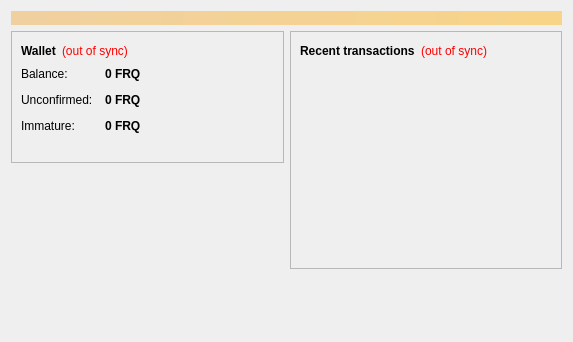
<?xml version="1.0" encoding="UTF-8"?>
<ui version="4.0">
 <class>OverviewPage</class>
 <widget class="QWidget" name="OverviewPage">
  <property name="geometry">
   <rect>
    <x>0</x>
    <y>0</y>
    <width>573</width>
    <height>342</height>
   </rect>
  </property>
  <property name="windowTitle">
   <string>Form</string>
  </property>
  <layout class="QVBoxLayout" name="topLayout">
   <item>
    <widget class="QLabel" name="labelAlerts">
     <property name="visible">
      <bool>false</bool>
     </property>
     <property name="styleSheet">
      <string notr="true">background-color: qlineargradient(x1: 0, y1: 0, x2: 1, y2: 0, stop:0 #F0D0A0, stop:1 #F8D488); color:#000000;</string>
     </property>
     <property name="wordWrap">
      <bool>true</bool>
     </property>
     <property name="margin">
      <number>3</number>
     </property>
    </widget>
   </item>
   <item>
    <layout class="QHBoxLayout" name="horizontalLayout" stretch="1,1">
     <item>
      <layout class="QVBoxLayout" name="verticalLayout_2">
       <item>
        <widget class="QFrame" name="frame">
         <property name="frameShape">
          <enum>QFrame::StyledPanel</enum>
         </property>
         <property name="frameShadow">
          <enum>QFrame::Raised</enum>
         </property>
         <layout class="QVBoxLayout" name="verticalLayout_4">
          <item>
           <layout class="QHBoxLayout" name="horizontalLayout_4">
            <item>
             <widget class="QLabel" name="label_5">
              <property name="font">
               <font>
                <weight>75</weight>
                <bold>true</bold>
               </font>
              </property>
              <property name="text">
               <string>Wallet</string>
              </property>
             </widget>
            </item>
            <item>
             <widget class="QLabel" name="labelWalletStatus">
              <property name="toolTip">
               <string>&lt;html&gt;&lt;head/&gt;&lt;body&gt;&lt;p&gt;The displayed information may be out of date. Your wallet automatically synchronizes with the RandomQuark network after a connection is established, but this process has not completed yet.&lt;/p&gt;&lt;/body&gt;&lt;/html&gt;</string>
              </property>
              <property name="styleSheet">
               <string notr="true">QLabel { color: red; }</string>
              </property>
              <property name="text">
               <string notr="true">(out of sync)</string>
              </property>
              <property name="alignment">
               <set>Qt::AlignLeading|Qt::AlignLeft|Qt::AlignVCenter</set>
              </property>
             </widget>
            </item>
            <item>
             <spacer name="horizontalSpacer_2">
              <property name="orientation">
               <enum>Qt::Horizontal</enum>
              </property>
              <property name="sizeHint" stdset="0">
               <size>
                <width>40</width>
                <height>20</height>
               </size>
              </property>
             </spacer>
            </item>
           </layout>
          </item>
          <item>
           <layout class="QFormLayout" name="formLayout_2">
            <property name="fieldGrowthPolicy">
             <enum>QFormLayout::AllNonFixedFieldsGrow</enum>
            </property>
            <property name="horizontalSpacing">
             <number>12</number>
            </property>
            <property name="verticalSpacing">
             <number>12</number>
            </property>
            <item row="0" column="0">
             <widget class="QLabel" name="label">
              <property name="text">
               <string>Balance:</string>
              </property>
             </widget>
            </item>
            <item row="0" column="1">
             <widget class="QLabel" name="labelBalance">
              <property name="font">
               <font>
                <weight>75</weight>
                <bold>true</bold>
               </font>
              </property>
              <property name="cursor">
               <cursorShape>IBeamCursor</cursorShape>
              </property>
              <property name="toolTip">
               <string>Your current balance</string>
              </property>
              <property name="text">
               <string notr="true">0 FRQ</string>
              </property>
              <property name="textInteractionFlags">
               <set>Qt::LinksAccessibleByMouse|Qt::TextSelectableByKeyboard|Qt::TextSelectableByMouse</set>
              </property>
             </widget>
            </item>
            <item row="1" column="0">
             <widget class="QLabel" name="label_3">
              <property name="text">
               <string>Unconfirmed:</string>
              </property>
             </widget>
            </item>
            <item row="1" column="1">
             <widget class="QLabel" name="labelUnconfirmed">
              <property name="font">
               <font>
                <weight>75</weight>
                <bold>true</bold>
               </font>
              </property>
              <property name="cursor">
               <cursorShape>IBeamCursor</cursorShape>
              </property>
              <property name="toolTip">
               <string>Total of transactions that have yet to be confirmed, and do not yet count toward the current balance</string>
              </property>
              <property name="text">
               <string notr="true">0 FRQ</string>
              </property>
              <property name="textInteractionFlags">
               <set>Qt::LinksAccessibleByMouse|Qt::TextSelectableByKeyboard|Qt::TextSelectableByMouse</set>
              </property>
             </widget>
            </item>
            <item row="2" column="0">
             <widget class="QLabel" name="labelImmatureText">
              <property name="text">
               <string>Immature:</string>
              </property>
             </widget>
            </item>
            <item row="2" column="1">
             <widget class="QLabel" name="labelImmature">
              <property name="font">
               <font>
                <weight>75</weight>
                <bold>true</bold>
               </font>
              </property>
              <property name="toolTip">
               <string>Mined balance that has not yet matured</string>
              </property>
              <property name="text">
               <string notr="true">0 FRQ</string>
              </property>
              <property name="textInteractionFlags">
               <set>Qt::LinksAccessibleByMouse|Qt::TextSelectableByKeyboard|Qt::TextSelectableByMouse</set>
              </property>
             </widget>
            </item>
           </layout>
          </item>
          <item>
           <widget class="QLabel" name="label_wallet_bgcoin">
            <property name="text">
             <string/>
            </property>
            <property name="pixmap">
             <pixmap resource="../bitcoin.qrc">:/images/wallet_bgcoin</pixmap>
            </property>
            <property name="scaledContents">
             <bool>false</bool>
            </property>
            <property name="alignment">
             <set>Qt::AlignCenter</set>
            </property>
            <property name="margin">
             <number>-2</number>
            </property>
           </widget>
          </item>
         </layout>
        </widget>
       </item>
       <item>
        <spacer name="verticalSpacer">
         <property name="orientation">
          <enum>Qt::Vertical</enum>
         </property>
         <property name="sizeHint" stdset="0">
          <size>
           <width>20</width>
           <height>40</height>
          </size>
         </property>
        </spacer>
       </item>
      </layout>
     </item>
     <item>
      <layout class="QVBoxLayout" name="verticalLayout_3">
       <item>
        <widget class="QFrame" name="frame_2">
         <property name="frameShape">
          <enum>QFrame::StyledPanel</enum>
         </property>
         <property name="frameShadow">
          <enum>QFrame::Raised</enum>
         </property>
         <layout class="QVBoxLayout" name="verticalLayout">
          <item>
           <layout class="QHBoxLayout" name="horizontalLayout_2">
            <item>
             <widget class="QLabel" name="label_4">
              <property name="text">
               <string>&lt;b&gt;Recent transactions&lt;/b&gt;</string>
              </property>
             </widget>
            </item>
            <item>
             <widget class="QLabel" name="labelTransactionsStatus">
              <property name="toolTip">
               <string>&lt;html&gt;&lt;head/&gt;&lt;body&gt;&lt;p&gt;The displayed information may be out of date. Your wallet automatically synchronizes with the RandomQuark network after a connection is established, but this process has not completed yet.&lt;/p&gt;&lt;/body&gt;&lt;/html&gt;</string>
              </property>
              <property name="styleSheet">
               <string notr="true">QLabel { color: red; }</string>
              </property>
              <property name="text">
               <string notr="true">(out of sync)</string>
              </property>
              <property name="alignment">
               <set>Qt::AlignRight|Qt::AlignTrailing|Qt::AlignVCenter</set>
              </property>
             </widget>
            </item>
            <item>
             <spacer name="horizontalSpacer">
              <property name="orientation">
               <enum>Qt::Horizontal</enum>
              </property>
              <property name="sizeHint" stdset="0">
               <size>
                <width>40</width>
                <height>20</height>
               </size>
              </property>
             </spacer>
            </item>
           </layout>
          </item>
          <item>
           <widget class="QListView" name="listTransactions">
            <property name="styleSheet">
             <string notr="true">QListView { background: transparent; }</string>
            </property>
            <property name="frameShape">
             <enum>QFrame::NoFrame</enum>
            </property>
            <property name="verticalScrollBarPolicy">
             <enum>Qt::ScrollBarAlwaysOff</enum>
            </property>
            <property name="horizontalScrollBarPolicy">
             <enum>Qt::ScrollBarAlwaysOff</enum>
            </property>
            <property name="selectionMode">
             <enum>QAbstractItemView::NoSelection</enum>
            </property>
           </widget>
          </item>
         </layout>
        </widget>
       </item>
       <item>
        <spacer name="verticalSpacer_2">
         <property name="orientation">
          <enum>Qt::Vertical</enum>
         </property>
         <property name="sizeHint" stdset="0">
          <size>
           <width>20</width>
           <height>40</height>
          </size>
         </property>
        </spacer>
       </item>
      </layout>
     </item>
    </layout>
   </item>
  </layout>
 </widget>
 <resources/>
 <connections/>
</ui>
